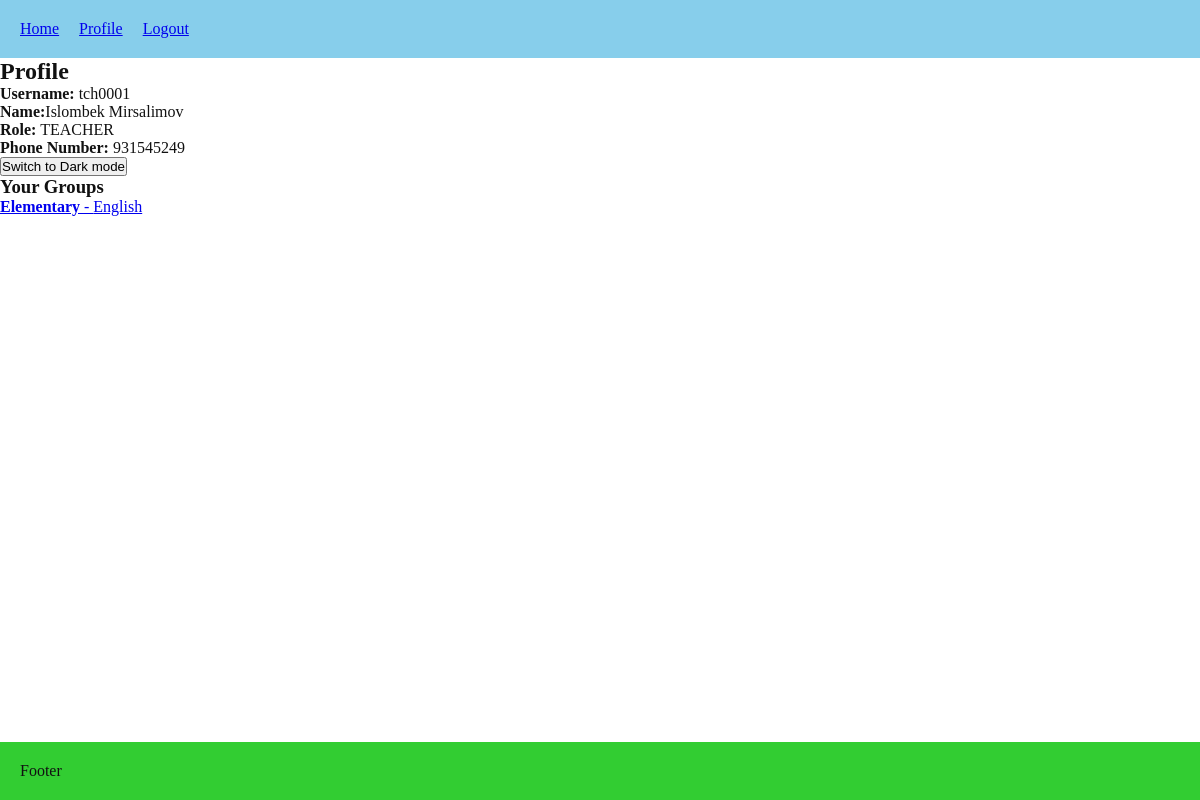
Page /users/profile/ (signed in) on the earlier database version.
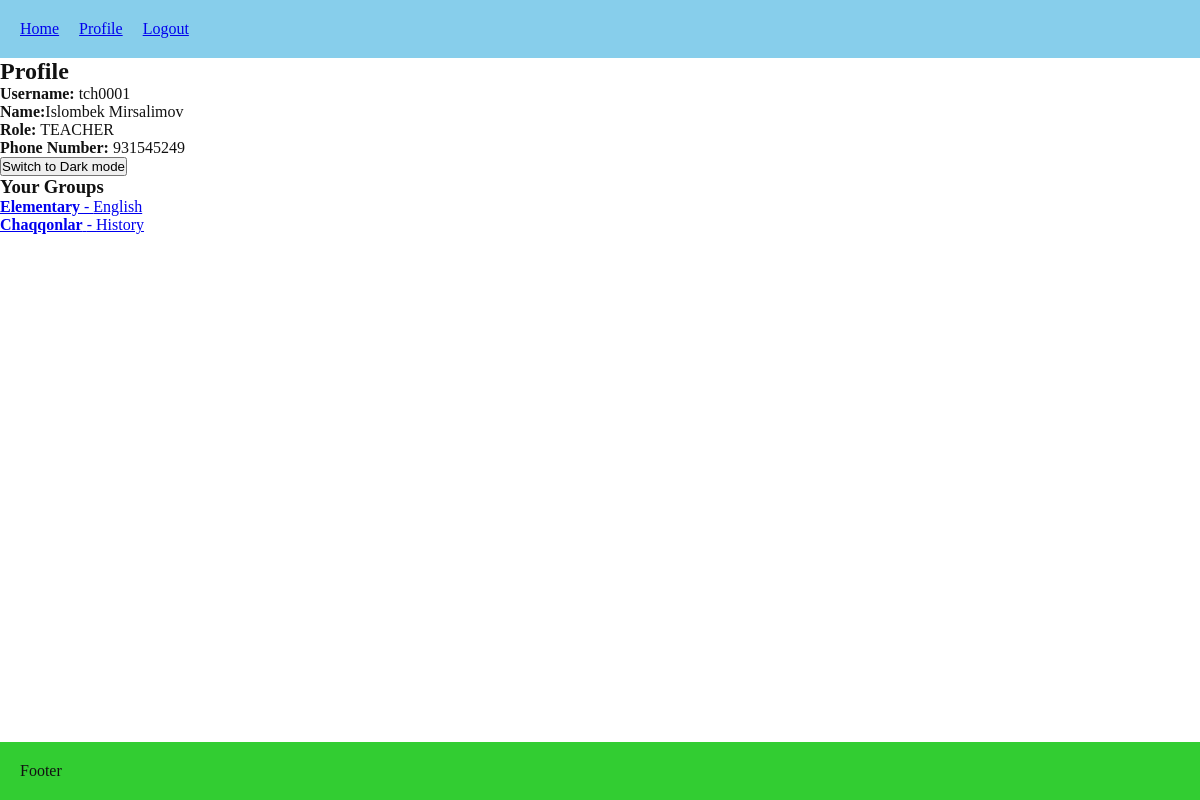
Same page on the later database version.
### lessons/models.py (models this page shows, shortened)
class Group(models.Model):
    name = models.CharField(max_length=100, unique=True)
    subject = models.ForeignKey(Subject, on_delete=models.RESTRICT, related_name="groups")
    teacher = models.ForeignKey(User, on_delete=models.CASCADE, limit_choices_to={"role": "TEACHER"}, related_name="teaching_groups")
    homework_description = models.TextField(blank=True, null=True)
    homework_updated_at = models.DateTimeField(blank=True, null=True)
    default_payment_amount = models.DecimalField(max_digits=10, decimal_places=2, blank=True, null=True)
    week_days = models.CharField(max_length=50, blank=True, null=True)
    start_time = models.TimeField(blank=True, null=True)
    end_time = models.TimeField(blank=True, null=True)
    start_date = models.DateField(default=date.today)
    end_date = models.DateField(blank=True, null=True)

class Subject(models.Model):
    name = models.CharField(max_length=100, unique=True)
    def __str__(self):
        return self.name

### users/views.py (the view, shortened to what this page needs)
# urls.py: path("profile/", views.profile, name="profile"),
@login_required
def profile(request):
    user = request.user
    context = {
        "profile_user": user,
    }
    if user.role == User.Role.TEACHER:
        groups = (
            Group.objects
            .filter(teacher=user)
            .select_related("subject", "teacher")
            .prefetch_related("enrollments__student")
        )
        context["groups"] = groups
    return render(request, "users/profile.html", context)

### users/templates/users/profile.html (shortened to what this page needs)
{% extends "core/base.html" %}
{% block content %}
<h2>Profile</h2>
<p><strong>Username:</strong> {{ profile_user.username }}</p>
<p><strong>Name:</strong>{{ profile_user.first_name }} {{ profile_user.last_name }}</p>
<p><strong>Role:</strong> {{ profile_user.role }}</p>
<p><strong>Phone Number:</strong> {{ profile_user.phone_number }}</p>
<form method="post" action="{% url 'users:toggle_theme' %}">
  <button type="submit">
    Switch to {% if request.user.settings.theme == "LIGHT" %}Dark{% else %}Light{% endif %} mode
  </button>
</form>
{% if profile_user.role == "ADMIN" %}
{% elif profile_user.role == "TEACHER" %}
    <h3>Your Groups</h3>
    <ul>
        {% for group in groups %}
            <li>
                <a href="{% url 'lessons:group_detail' group.id %}"><strong>{{ group.name }}</strong> - {{ group.subject }}</a>
            </li>
        {% empty %}
            <li>No groups assigned.</li>
        {% endfor %}
    </ul>
{% endif %}
{% endblock %}

Differences in the rows shown:
added Group: name "Chaqqonlar", subject "History"
